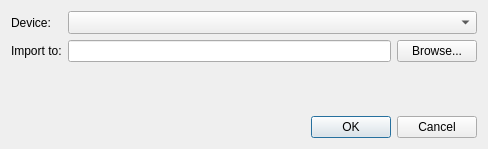
<?xml version="1.0" encoding="UTF-8"?>
<ui version="4.0">
 <class>qgis2mobileSettings</class>
 <widget class="QDialog" name="qgis2mobileSettings">
  <property name="geometry">
   <rect>
    <x>0</x>
    <y>0</y>
    <width>488</width>
    <height>149</height>
   </rect>
  </property>
  <property name="windowTitle">
   <string>qgis2mobile settings</string>
  </property>
  <layout class="QVBoxLayout" name="verticalLayout_2">
   <item>
    <layout class="QGridLayout" name="gridLayout">
     <property name="bottomMargin">
      <number>0</number>
     </property>
     <item row="1" column="1">
      <layout class="QHBoxLayout" name="horizontalLayout_2">
       <property name="spacing">
        <number>6</number>
       </property>
       <item>
        <widget class="QLineEdit" name="lePathToImport"/>
       </item>
       <item>
        <widget class="QPushButton" name="pbBrowse">
         <property name="text">
          <string>Browse...</string>
         </property>
        </widget>
       </item>
      </layout>
     </item>
     <item row="1" column="0">
      <widget class="QLabel" name="label">
       <property name="text">
        <string>Import to:</string>
       </property>
      </widget>
     </item>
     <item row="0" column="0">
      <widget class="QLabel" name="label_2">
       <property name="sizePolicy">
        <sizepolicy hsizetype="Fixed" vsizetype="Preferred">
         <horstretch>0</horstretch>
         <verstretch>0</verstretch>
        </sizepolicy>
       </property>
       <property name="text">
        <string>Device:</string>
       </property>
      </widget>
     </item>
     <item row="0" column="1">
      <widget class="QComboBox" name="cbDevices">
       <property name="enabled">
        <bool>true</bool>
       </property>
       <property name="sizePolicy">
        <sizepolicy hsizetype="Expanding" vsizetype="Minimum">
         <horstretch>0</horstretch>
         <verstretch>0</verstretch>
        </sizepolicy>
       </property>
       <property name="minimumSize">
        <size>
         <width>0</width>
         <height>23</height>
        </size>
       </property>
       <property name="editable">
        <bool>false</bool>
       </property>
       <property name="currentIndex">
        <number>-1</number>
       </property>
      </widget>
     </item>
    </layout>
   </item>
   <item>
    <spacer name="verticalSpacer">
     <property name="orientation">
      <enum>Qt::Vertical</enum>
     </property>
     <property name="sizeHint" stdset="0">
      <size>
       <width>20</width>
       <height>40</height>
      </size>
     </property>
    </spacer>
   </item>
   <item>
    <widget class="QDialogButtonBox" name="buttonBox">
     <property name="sizePolicy">
      <sizepolicy hsizetype="Expanding" vsizetype="Fixed">
       <horstretch>0</horstretch>
       <verstretch>0</verstretch>
      </sizepolicy>
     </property>
     <property name="orientation">
      <enum>Qt::Horizontal</enum>
     </property>
     <property name="standardButtons">
      <set>QDialogButtonBox::Cancel|QDialogButtonBox::Ok</set>
     </property>
    </widget>
   </item>
  </layout>
 </widget>
 <resources/>
 <connections>
  <connection>
   <sender>buttonBox</sender>
   <signal>accepted()</signal>
   <receiver>qgis2mobileSettings</receiver>
   <slot>accept()</slot>
   <hints>
    <hint type="sourcelabel">
     <x>248</x>
     <y>254</y>
    </hint>
    <hint type="destinationlabel">
     <x>157</x>
     <y>274</y>
    </hint>
   </hints>
  </connection>
  <connection>
   <sender>buttonBox</sender>
   <signal>rejected()</signal>
   <receiver>qgis2mobileSettings</receiver>
   <slot>reject()</slot>
   <hints>
    <hint type="sourcelabel">
     <x>316</x>
     <y>260</y>
    </hint>
    <hint type="destinationlabel">
     <x>286</x>
     <y>274</y>
    </hint>
   </hints>
  </connection>
 </connections>
</ui>
